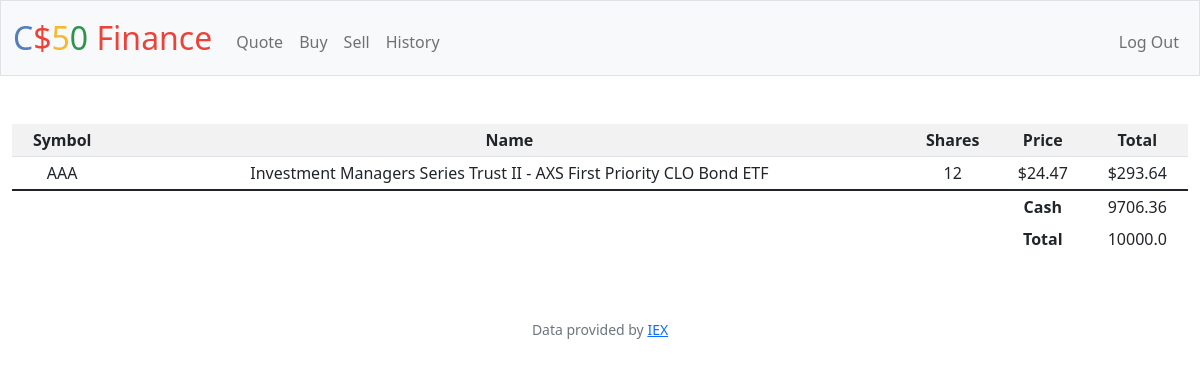
/ (signed in), run on the app's committed database.
### tables this page shows
CREATE TABLE portfolio (id INTEGER PRIMARY KEY AUTOINCREMENT NOT NULL, user_id INTEGER NOT NULL, shares INTEGER NOT NULL, price NUMERIC NOT NULL, date TEXT NOT NULL, symbol TEXT NOT_NULL, name TEXT NOT_NULL, FOREIGN KEY (user_id) REFERENCES users(id));

CREATE TABLE users (id INTEGER PRIMARY KEY AUTOINCREMENT NOT NULL, username TEXT NOT NULL, hash TEXT NOT NULL, cash NUMERIC NOT NULL DEFAULT 10000.00);

### app.py (the view)
@app.route("/")
@login_required
def index():
    rows = db.execute(
        "SELECT * FROM portfolio join users on user_id = users.id WHERE user_id = ?",
        session["user_id"])
    user_balance = db.execute(
        "SELECT * FROM users WHERE id = ? ", session["user_id"])[0]["cash"]
    return render_template("index.html", rows=rows, user_balance=user_balance)

### app.py (called while the page is built)
@app.after_request
def after_request(response):
    response.headers["Cache-Control"] = "no-cache, no-store, must-revalidate"
    response.headers["Expires"] = 0
    response.headers["Pragma"] = "no-cache"
    return response

### helpers.py (called while the page is built)
def login_required(f):
    @wraps(f)
    def decorated_function(*args, **kwargs):
        if session.get("user_id") is None:
            return redirect("/login")
        return f(*args, **kwargs)
    return decorated_function

def usd(value):
    return f"${value:,.2f}"

### templates/index.html (shortened to what this page needs)
{% extends "layout.html" %}
{% block main %}
<table class="table table-striped table-sm">
  {% set ns = namespace(total=user_balance) %}
  <tr>
    <th>Symbol</th>
    <th>Name</th>
    <th>Shares</th>
    <th>Price</th>
    <th>Total</th>
  </tr>
  {% for row in rows: %}
  <tr>
    {% set current = row["shares"] * row["price"]%}
    {% set ns.total = ns.total + current %}
    <td>{{row["symbol"]}}</td>
    <td>{{row["name"]}}</td>
    <td>{{row["shares"]}}</td>
    <td>{{row["price"] | usd}}</td>
    <td>{{current | usd}}</td>
  </tr>
  {% endfor %}
  <tfoot>
    <tr>
      <td class="border-0"></td>
      <td class="border-0"></td>
      <td class="border-0"></td>
      <td class="border-0 fw-bold">Cash</td>
      <td class="border-0">{{user_balance}}</td>
    </tr>
    <tr>
      <td class="border-0"></td>
      <td class="border-0"></td>
      <td class="border-0"></td>
      <td class="border-0 fw-bold">Total</td>
      <td class="border-0">{{ns.total}}</td>
    </tr>
  </tfoot>
</table>
{% endblock %}

### data on the page
portfolio: symbol "AAA", name "Investment Managers Series Trust II - AXS First Priority CLO Bond ETF", shares "12", price "$24.47", current "$293.64"
users: cash "9706.36"

### other printed values
{{ ns.total }} "10000.0"
